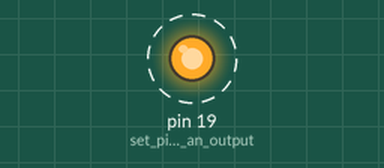
Recording of a sketch running on a simulated Arduino Uno, built with avr-gcc and run on an emulated ATmega328P. On the bench: output pins drawn as LEDs (lit = HIGH). Dashed ring = blinking.

Above: at 0.5 s.
Timing chart, 0 to 4.6 s (numbered marks = the images above):
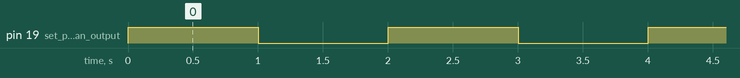

Measured:
- by itself, pin 19 (set_pin_19_as_an_output): alternates HIGH for 1.0 s and LOW for 1.0 s

The sketch:

ee474lab1_part1.ino
```cpp
// ee474lab1_part1.ino
// Author: Aya Burpee
// Date: 06/22/2026
// Description: The following code turns on an LED at the press of a pushbutton

void setup() {
  pinMode(19, OUTPUT); // set pin 19 as an output
}

void loop() {
  // blink an LED repeatedy (1 second on, 1 second off)
  digitalWrite(19, HIGH);
  delay(1000);
  digitalWrite(19, LOW);
  delay(1000);
}
```
